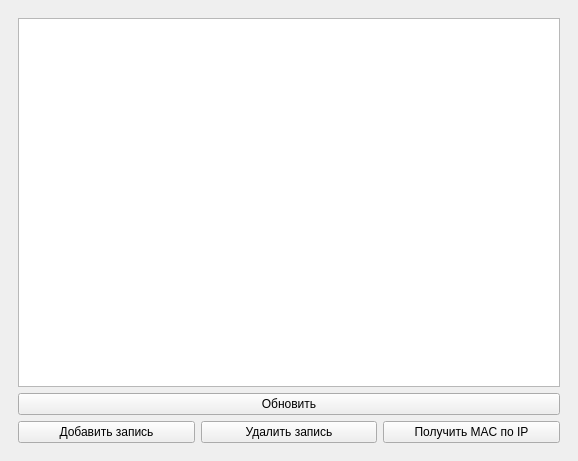
<?xml version="1.0" encoding="UTF-8"?>
<ui version="4.0">
 <class>MainWindow</class>
 <widget class="QMainWindow" name="MainWindow">
  <property name="geometry">
   <rect>
    <x>0</x>
    <y>0</y>
    <width>578</width>
    <height>461</height>
   </rect>
  </property>
  <property name="windowTitle">
   <string>MainWindow</string>
  </property>
  <widget class="QWidget" name="centralwidget">
   <layout class="QHBoxLayout" name="horizontalLayout">
    <item>
     <widget class="QStackedWidget" name="stackedWidget">
      <property name="currentIndex">
       <number>0</number>
      </property>
      <widget class="QWidget" name="page">
       <layout class="QVBoxLayout" name="verticalLayout_2">
        <item>
         <widget class="QTableWidget" name="arpTable"/>
        </item>
        <item>
         <widget class="QPushButton" name="refreshArpTable">
          <property name="text">
           <string>Обновить</string>
          </property>
         </widget>
        </item>
        <item>
         <layout class="QHBoxLayout" name="horizontalLayout_2">
          <item>
           <widget class="QPushButton" name="pushButton_add">
            <property name="text">
             <string>Добавить запись</string>
            </property>
           </widget>
          </item>
          <item>
           <widget class="QPushButton" name="pushButton_delete">
            <property name="text">
             <string>Удалить запись</string>
            </property>
           </widget>
          </item>
          <item>
           <widget class="QPushButton" name="pushButton_getMAC">
            <property name="text">
             <string>Получить MAC по IP</string>
            </property>
           </widget>
          </item>
         </layout>
        </item>
       </layout>
      </widget>
      <widget class="QWidget" name="page_2">
       <layout class="QGridLayout" name="gridLayout_2">
        <item row="6" column="0">
         <widget class="QLabel" name="label_7">
          <property name="text">
           <string>Интерфейс</string>
          </property>
         </widget>
        </item>
        <item row="3" column="1">
         <widget class="QLineEdit" name="ipEdit"/>
        </item>
        <item row="5" column="0">
         <widget class="QLabel" name="label_6">
          <property name="text">
           <string>Физический адрес</string>
          </property>
         </widget>
        </item>
        <item row="9" column="0">
         <spacer name="verticalSpacer_2">
          <property name="orientation">
           <enum>Qt::Vertical</enum>
          </property>
          <property name="sizeHint" stdset="0">
           <size>
            <width>20</width>
            <height>40</height>
           </size>
          </property>
         </spacer>
        </item>
        <item row="7" column="1">
         <layout class="QHBoxLayout" name="horizontalLayout_3">
          <item>
           <spacer name="horizontalSpacer">
            <property name="orientation">
             <enum>Qt::Horizontal</enum>
            </property>
            <property name="sizeHint" stdset="0">
             <size>
              <width>40</width>
              <height>20</height>
             </size>
            </property>
           </spacer>
          </item>
          <item>
           <widget class="QPushButton" name="addEntry">
            <property name="sizePolicy">
             <sizepolicy hsizetype="Fixed" vsizetype="Fixed">
              <horstretch>0</horstretch>
              <verstretch>0</verstretch>
             </sizepolicy>
            </property>
            <property name="layoutDirection">
             <enum>Qt::LeftToRight</enum>
            </property>
            <property name="text">
             <string>Добавить</string>
            </property>
           </widget>
          </item>
         </layout>
        </item>
        <item row="6" column="1">
         <widget class="QLineEdit" name="ifaceEdit"/>
        </item>
        <item row="3" column="0">
         <widget class="QLabel" name="label_5">
          <property name="text">
           <string>IP-адрес</string>
          </property>
         </widget>
        </item>
        <item row="1" column="1">
         <widget class="QLabel" name="label">
          <property name="text">
           <string>Добавление записи</string>
          </property>
         </widget>
        </item>
        <item row="5" column="1">
         <widget class="QLineEdit" name="macEdit"/>
        </item>
        <item row="8" column="1">
         <layout class="QHBoxLayout" name="horizontalLayout_4">
          <item>
           <spacer name="horizontalSpacer_2">
            <property name="orientation">
             <enum>Qt::Horizontal</enum>
            </property>
            <property name="sizeHint" stdset="0">
             <size>
              <width>40</width>
              <height>20</height>
             </size>
            </property>
           </spacer>
          </item>
          <item>
           <widget class="QPushButton" name="pushButton">
            <property name="text">
             <string>Отмена</string>
            </property>
           </widget>
          </item>
         </layout>
        </item>
       </layout>
      </widget>
      <widget class="QWidget" name="page_3">
       <layout class="QGridLayout" name="gridLayout_3">
        <item row="2" column="0">
         <widget class="QLabel" name="label_8">
          <property name="text">
           <string>Интерфейс</string>
          </property>
         </widget>
        </item>
        <item row="1" column="0">
         <widget class="QLabel" name="label_9">
          <property name="text">
           <string>IP-адрес</string>
          </property>
         </widget>
        </item>
        <item row="0" column="1">
         <widget class="QLabel" name="label_2">
          <property name="text">
           <string>Удаление записи</string>
          </property>
         </widget>
        </item>
        <item row="6" column="0">
         <spacer name="verticalSpacer_3">
          <property name="orientation">
           <enum>Qt::Vertical</enum>
          </property>
          <property name="sizeHint" stdset="0">
           <size>
            <width>20</width>
            <height>40</height>
           </size>
          </property>
         </spacer>
        </item>
        <item row="2" column="1">
         <widget class="QLineEdit" name="ifaceDrop"/>
        </item>
        <item row="1" column="1">
         <widget class="QLineEdit" name="ipDrop"/>
        </item>
        <item row="3" column="1">
         <layout class="QHBoxLayout" name="horizontalLayout_5">
          <item>
           <spacer name="horizontalSpacer_3">
            <property name="orientation">
             <enum>Qt::Horizontal</enum>
            </property>
            <property name="sizeHint" stdset="0">
             <size>
              <width>40</width>
              <height>20</height>
             </size>
            </property>
           </spacer>
          </item>
          <item>
           <widget class="QPushButton" name="deleteEntry">
            <property name="sizePolicy">
             <sizepolicy hsizetype="Fixed" vsizetype="Fixed">
              <horstretch>0</horstretch>
              <verstretch>0</verstretch>
             </sizepolicy>
            </property>
            <property name="text">
             <string>Удалить</string>
            </property>
           </widget>
          </item>
         </layout>
        </item>
        <item row="5" column="1">
         <layout class="QHBoxLayout" name="horizontalLayout_6">
          <item>
           <spacer name="horizontalSpacer_4">
            <property name="orientation">
             <enum>Qt::Horizontal</enum>
            </property>
            <property name="sizeHint" stdset="0">
             <size>
              <width>40</width>
              <height>20</height>
             </size>
            </property>
           </spacer>
          </item>
          <item>
           <widget class="QPushButton" name="pushButton_2">
            <property name="text">
             <string>Отмена</string>
            </property>
           </widget>
          </item>
         </layout>
        </item>
       </layout>
      </widget>
      <widget class="QWidget" name="page_4">
       <layout class="QGridLayout" name="gridLayout_4">
        <item row="5" column="0">
         <widget class="QLabel" name="label_4">
          <property name="text">
           <string>Физический адрес</string>
          </property>
         </widget>
        </item>
        <item row="3" column="0">
         <widget class="QLabel" name="label_3">
          <property name="text">
           <string>Введите IP-адрес</string>
          </property>
         </widget>
        </item>
        <item row="7" column="0">
         <spacer name="verticalSpacer_4">
          <property name="orientation">
           <enum>Qt::Vertical</enum>
          </property>
          <property name="sizeHint" stdset="0">
           <size>
            <width>20</width>
            <height>40</height>
           </size>
          </property>
         </spacer>
        </item>
        <item row="3" column="1">
         <widget class="QLineEdit" name="ipAdress"/>
        </item>
        <item row="5" column="1">
         <widget class="QLabel" name="macAddress">
          <property name="text">
           <string/>
          </property>
         </widget>
        </item>
        <item row="3" column="2">
         <widget class="QPushButton" name="getMacFromIp">
          <property name="sizePolicy">
           <sizepolicy hsizetype="Fixed" vsizetype="Fixed">
            <horstretch>0</horstretch>
            <verstretch>0</verstretch>
           </sizepolicy>
          </property>
          <property name="text">
           <string>Получить</string>
          </property>
         </widget>
        </item>
        <item row="2" column="1">
         <widget class="QLabel" name="label_10">
          <property name="text">
           <string>Получение MAC-адреса по IP</string>
          </property>
         </widget>
        </item>
        <item row="6" column="2">
         <widget class="QPushButton" name="pushButton_3">
          <property name="text">
           <string>Отмена</string>
          </property>
         </widget>
        </item>
       </layout>
      </widget>
     </widget>
    </item>
   </layout>
  </widget>
 </widget>
 <resources/>
 <connections/>
</ui>
